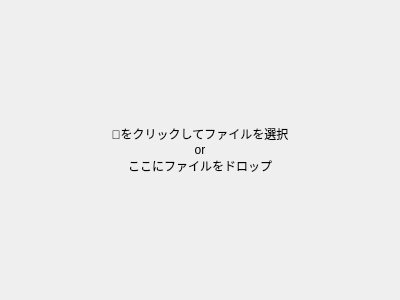
<?xml version="1.0" encoding="UTF-8"?>
<ui version="4.0">
 <class>Form</class>
 <widget class="QWidget" name="Form">
  <property name="geometry">
   <rect>
    <x>0</x>
    <y>0</y>
    <width>400</width>
    <height>300</height>
   </rect>
  </property>
  <property name="sizePolicy">
   <sizepolicy hsizetype="Expanding" vsizetype="Expanding">
    <horstretch>0</horstretch>
    <verstretch>0</verstretch>
   </sizepolicy>
  </property>
  <property name="windowTitle">
   <string>Form</string>
  </property>
  <layout class="QVBoxLayout" name="verticalLayout">
   <property name="spacing">
    <number>0</number>
   </property>
   <property name="leftMargin">
    <number>0</number>
   </property>
   <property name="topMargin">
    <number>0</number>
   </property>
   <property name="rightMargin">
    <number>0</number>
   </property>
   <property name="bottomMargin">
    <number>0</number>
   </property>
   <item>
    <widget class="QLabel" name="lblMessage">
     <property name="sizePolicy">
      <sizepolicy hsizetype="Expanding" vsizetype="Expanding">
       <horstretch>0</horstretch>
       <verstretch>0</verstretch>
      </sizepolicy>
     </property>
     <property name="acceptDrops">
      <bool>true</bool>
     </property>
     <property name="text">
      <string>📁をクリックしてファイルを選択
or
ここにファイルをドロップ</string>
     </property>
     <property name="alignment">
      <set>Qt::AlignCenter</set>
     </property>
    </widget>
   </item>
   <item>
    <widget class="QGraphicsView" name="gfxView">
     <property name="sizePolicy">
      <sizepolicy hsizetype="Expanding" vsizetype="Ignored">
       <horstretch>0</horstretch>
       <verstretch>0</verstretch>
      </sizepolicy>
     </property>
     <property name="focusPolicy">
      <enum>Qt::NoFocus</enum>
     </property>
     <property name="frameShape">
      <enum>QFrame::NoFrame</enum>
     </property>
     <property name="verticalScrollBarPolicy">
      <enum>Qt::ScrollBarAsNeeded</enum>
     </property>
     <property name="horizontalScrollBarPolicy">
      <enum>Qt::ScrollBarAsNeeded</enum>
     </property>
     <property name="renderHints">
      <set>QPainter::Antialiasing|QPainter::LosslessImageRendering|QPainter::SmoothPixmapTransform</set>
     </property>
     <property name="dragMode">
      <enum>QGraphicsView::ScrollHandDrag</enum>
     </property>
     <property name="transformationAnchor">
      <enum>QGraphicsView::NoAnchor</enum>
     </property>
    </widget>
   </item>
  </layout>
 </widget>
 <resources/>
 <connections/>
</ui>
